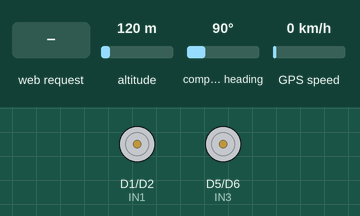
Bench run of a sketch on a simulated ESP8266 (NodeMCU). Parts: motor-driver pin pairs drawn as motors (green arrow = first pin HIGH = forward, orange = second pin HIGH = backward, longer = more drive, scaled by the enable pin). The test bench sets the inputs (shaded band); at power-on: altitude 120 m, compass heading 90°, GPS speed 0 km/h. The GPS gets a fix after 3 s at 37.7749, -122.4194 with 8 satellites; what the sketch prints to the serial monitor is not drawn.

Above: at 1.2 s.
1.3 s: HTTP request GET /forward received
At 2.0 s:
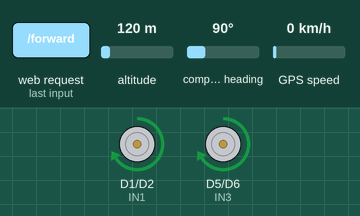
2.8 s: HTTP request GET /back received
At 3.2 s:
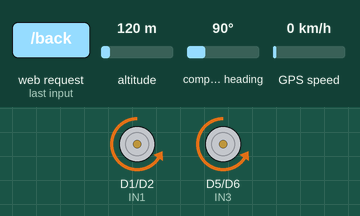
4.3 s: HTTP request GET /left received
At 5.5 s:
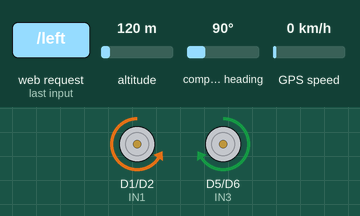
5.8 s: HTTP request GET /right received
At 6.6 s:
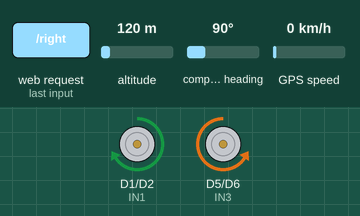
7.3 s: HTTP request GET /speed received
At 7.8 s:
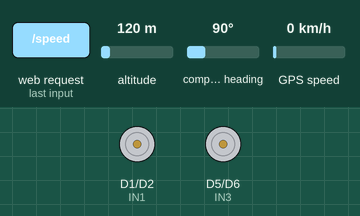
8.8 s: HTTP request GET /stop received
Timing chart, 0 to 11.3 s (numbered marks = the images above; inputs shaded):
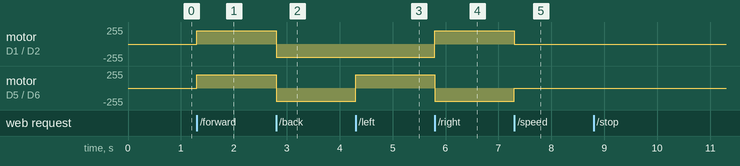

Measured:
- after the input at 1.3 s, motor on D1 (IN1) / D2 (IN2), motor on D5 (IN3) / D6 (IN4): stopped → forward 199/255 at once
- after the input at 2.8 s, motor on D1 (IN1) / D2 (IN2), motor on D5 (IN3) / D6 (IN4): forward 199/255 → backward 199/255 at once
- after the input at 4.3 s, motor on D5 (IN3) / D6 (IN4): backward 199/255 → forward 199/255 at once
- after the input at 5.8 s, motor on D1 (IN1) / D2 (IN2): backward 199/255 → forward 199/255 at once; motor on D5 (IN3) / D6 (IN4): forward 199/255 → backward 199/255 at once
- after the input at 7.3 s, motor on D1 (IN1) / D2 (IN2): forward 199/255 → stopped at once; motor on D5 (IN3) / D6 (IN4): backward 199/255 → stopped at once

The sketch:

wifi-gps-robot.ino
```cpp
/*
  🚀 WiFi Robot with GPS Tracking (Industry-Level System)

  Features:
  - WiFi robot control via HTTP API
  - Real-time GPS tracking
  - Web dashboard + Google Maps integration
  - Modular architecture (Motor + GPS separation)
  - Safe speed handling

  Author: Venkateswarlu Reddy
*/

#include <ESP8266WiFi.h>
#include <ESP8266WebServer.h>
#include <TinyGPS++.h>
#include <SoftwareSerial.h>

// ---------------- WIFI ----------------
const char* ssid = "YOUR WIFI NAME";
const char* password = "YOUR WIFI PASSWORD";

ESP8266WebServer server(80);

// ---------------- GPS ----------------
TinyGPSPlus gps;
SoftwareSerial gpsSerial(D3, D4);

String latitude = "0";
String longitude = "0";

// ---------------- MOTOR ----------------
#define IN1 D1
#define IN2 D2
#define IN3 D5
#define IN4 D6
#define ENA D7
#define ENB D8

#define MAX_PWM 1023

int speedValue = 800;

// ---------------- FUNCTION DECLARATIONS ----------------
void moveForward();
void moveBackward();
void turnLeft();
void turnRight();
void stopRobot();
void setSpeed();
void setMotor(int in1, int in2, bool forward);
void updateGPS();
void handleGPS();
void gpsPage();
void getGPS();

// ---------------- SETUP ----------------
void setup(){

  Serial.begin(115200);
  gpsSerial.begin(9600);

  // Motor pins
  pinMode(IN1, OUTPUT);
  pinMode(IN2, OUTPUT);
  pinMode(IN3, OUTPUT);
  pinMode(IN4, OUTPUT);
  pinMode(ENA, OUTPUT);
  pinMode(ENB, OUTPUT);

  analogWriteRange(MAX_PWM);
  analogWrite(ENA, speedValue);
  analogWrite(ENB, speedValue);

  WiFi.softAP(ssid, password);
  WiFi.setSleepMode(WIFI_NONE_SLEEP);

  Serial.print("Robot IP: ");
  Serial.println(WiFi.softAPIP());

  // Routes
  server.on("/forward", moveForward);
  server.on("/back", moveBackward);
  server.on("/left", turnLeft);
  server.on("/right", turnRight);
  server.on("/stop", stopRobot);
  server.on("/speed", setSpeed);

  server.on("/gps", getGPS);
  server.on("/", gpsPage);

  server.begin();

  Serial.println("🚀 GPS Robot System Ready");
}

// ---------------- LOOP ----------------
void loop(){
  server.handleClient();
  updateGPS();
}

// ---------------- MOTOR CONTROL ----------------

void setMotor(int in1, int in2, bool forward){
  digitalWrite(in1, forward);
  digitalWrite(in2, !forward);
}

void moveForward(){
  setMotor(IN1, IN2, true);
  setMotor(IN3, IN4, true);
  server.send(200,"text/plain","OK");
}

void moveBackward(){
  setMotor(IN1, IN2, false);
  setMotor(IN3, IN4, false);
  server.send(200,"text/plain","OK");
}

void turnLeft(){
  setMotor(IN1, IN2, false);
  setMotor(IN3, IN4, true);
  server.send(200,"text/plain","OK");
}

void turnRight(){
  setMotor(IN1, IN2, true);
  setMotor(IN3, IN4, false);
  server.send(200,"text/plain","OK");
}

void stopRobot(){
  digitalWrite(IN1,LOW);
  digitalWrite(IN2,LOW);
  digitalWrite(IN3,LOW);
  digitalWrite(IN4,LOW);
  server.send(200,"text/plain","OK");
}

// ---------------- SPEED ----------------

void setSpeed(){
  int sliderValue = server.arg("value").toInt();
  sliderValue = constrain(sliderValue,0,255);

  speedValue = map(sliderValue,0,255,0,MAX_PWM);

  analogWrite(ENA,speedValue);
  analogWrite(ENB,speedValue);

  server.send(200,"text/plain","OK");
}

// ---------------- GPS HANDLING ----------------

void updateGPS(){
  while(gpsSerial.available()){
    gps.encode(gpsSerial.read());
  }

  if(gps.location.isValid()){
    latitude = String(gps.location.lat(),6);
    longitude = String(gps.location.lng(),6);
  }
}

// ---------------- API ----------------

void getGPS(){
  String data = latitude + "," + longitude;
  server.send(200,"text/plain",data);
}

// ---------------- WEB PAGE ----------------

void gpsPage(){

String page = R"=====(

<!DOCTYPE html>
<html>
<head>
<title>Robot GPS Tracking</title>

<style>
body{
font-family:Arial;
text-align:center;
background:#101010;
color:#00ff90;
}
.box{
margin-top:40px;
padding:25px;
border:2px solid #00ff90;
display:inline-block;
}
button{
padding:10px 20px;
font-size:16px;
background:#00ff90;
border:none;
cursor:pointer;
}
</style>

<script>
function updateGPS(){
fetch("/gps")
.then(r => r.text())
.then(data => {
let coords = data.split(",");
document.getElementById("lat").innerHTML = coords[0];
document.getElementById("lon").innerHTML = coords[1];
document.getElementById("map").href =
"https://maps.google.com/?q="+coords[0]+","+coords[1];
});
}
setInterval(updateGPS,2000);
</script>

</head>

<body onload="updateGPS()">

<h1>🚀 Robot Live GPS Tracking</h1>

<div class="box">

<h2>Latitude</h2>
<h3 id="lat">Loading...</h3>

<h2>Longitude</h2>
<h3 id="lon">Loading...</h3>

<br><br>

<a id="map" target="_blank">
<button>Open in Google Maps</button>
</a>

</div>

</body>
</html>

)=====";

server.send(200,"text/html",page);
}
```
